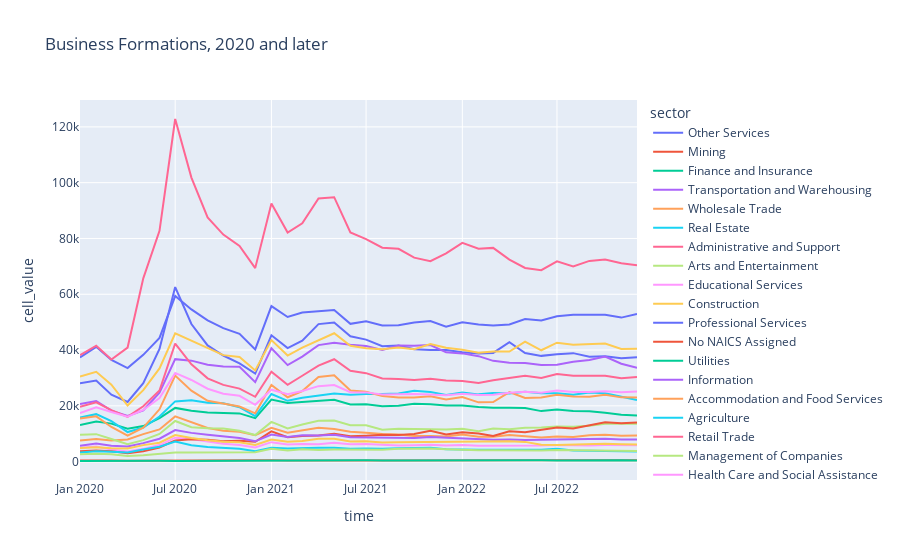

Notebook cell for this chart:
### Code cell
fig = px.line(census_data_seas_sectors[census_data_seas_sectors['time']>='2020'], 
              x="time", y="cell_value",
              title='Business Formations, 2020 and later', 
              color='sector')
fig.show()
